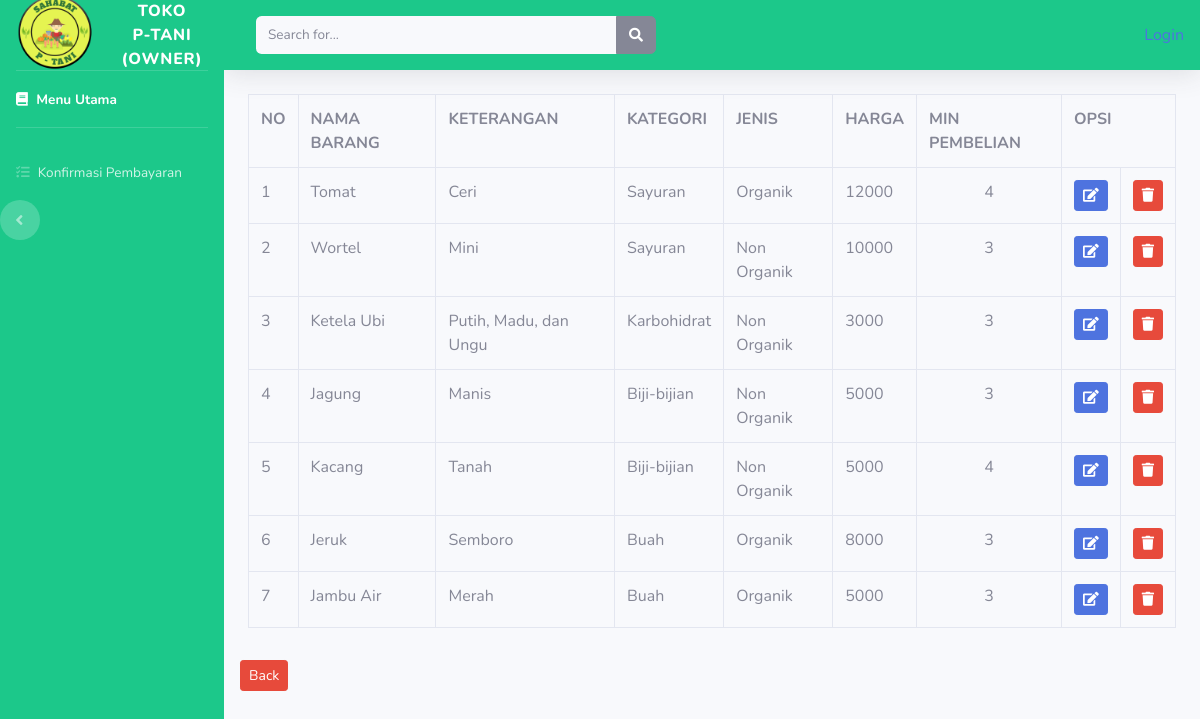
Page /index.php/admin/data_barang on the committed database.
### tables this page shows
CREATE TABLE `tb_barang` (
  `id_brg` int(11) NOT NULL,
  `nama_penjual` varchar(60) NOT NULL,
  `alamat` varchar(200) NOT NULL,
  `telp` varchar(25) NOT NULL,
  `nama_brg` varchar(120) NOT NULL,
  `keterangan` varchar(600) NOT NULL,
  `kategori` varchar(60) NOT NULL,
  `jenis` varchar(60) NOT NULL,
  `harga` int(11) NOT NULL,
  `stok` int(4) NOT NULL,
  `min_pembelian` varchar(40) NOT NULL,
  `no_rek` varchar(100) NOT NULL,
  `waktu_panen` date NOT NULL,
  `gambar` text NOT NULL
);

### application/controllers/admin/Data_barang.php (called while the page is built, shortened)
<?php
class Data_barang extends CI_Controller{
	public function index(){
		$data['barang']= $this->model_barang->tampil_data()->result();
		$this->load->view('templates_admin/header');
		$this->load->view('templates_admin/sidebar');
		$this->load->view('admin/data_barang',$data);
		$this->load->view('templates_admin/footer');
	}
}
?>

### index.php (called while the page is built, shortened)
<?php
require_once BASEPATH.'core/CodeIgniter.php';

### application/models/model_barang.php (called while the page is built, shortened)
<?php
class Model_barang extends CI_Model{
	public function tampil_data(){
		return $this->db->get('tb_barang');
	}
}
?>

### application/views/admin/data_barang.php (the view)
<div class="container-fluid">
	<table class="table table-bordered">
		<tr>
			<th>NO</th>
			<th>NAMA BARANG</th>
			<th>KETERANGAN</th>
			<th>KATEGORI</th>
      	<th>JENIS</th>
			<th>HARGA</th>
			<th>MIN PEMBELIAN</th>
			<th colspan="3">OPSI</th>
		</tr>
		<?php
			$no=1;
          foreach($barang as $brg): ?>
          	<tr>
          		<td><?php echo $no++ ?></td>
          		<td><?php echo $brg->nama_brg ?></td>
          		<td><?php echo $brg->keterangan?></td>
          		<td><?php echo $brg->kategori ?></td>
              <td><?php echo $brg->jenis ?></td>
          		<td><?php echo $brg->harga ?></td>
          		<td><center><?php echo $brg->min_pembelian ?></center></td>
          		<td><?php echo anchor('admin/data_barang/edit/'. $brg->id_brg, '<div class="btn btn-primary btn-sm"><i class="fas fa-edit"></i></div>') ?></td>
          		<td><?php echo anchor('admin/data_barang/hapus/'. $brg->id_brg,'<div class="btn btn-danger btn-sm"><i class="fas fa-trash"></i></div>')?> </td>
          	</tr>
          	<?php endforeach;?>
	</table>
</div>
<?php echo anchor('admin/dashboard_admin/', '<div class="btn btn-sm btn-danger ml-3 mt-3">Back</div>') ?>
</div>

### rows in the picture
tb_barang: nama_brg "Tomat", keterangan "Ceri", kategori "Sayuran", jenis "Organik", harga "12000", min_pembelian "4"
tb_barang: nama_brg "Wortel", keterangan "Mini", kategori "Sayuran", jenis "Non Organik", harga "10000", min_pembelian "3"
tb_barang: nama_brg "Ketela Ubi", keterangan "Putih, Madu, dan Ungu", kategori "Karbohidrat", jenis "Non Organik", harga "3000", min_pembelian "3"
tb_barang: nama_brg "Jagung", keterangan "Manis", kategori "Biji-bijian", jenis "Non Organik", harga "5000", min_pembelian "3"
tb_barang: nama_brg "Kacang", keterangan "Tanah", kategori "Biji-bijian", jenis "Non Organik", harga "5000", min_pembelian "4"
tb_barang: nama_brg "Jeruk", keterangan "Semboro", kategori "Buah", jenis "Organik", harga "8000", min_pembelian "3"
tb_barang: nama_brg "Jambu Air", keterangan "Merah", kategori "Buah", jenis "Organik", harga "5000", min_pembelian "3"

### other values in the picture
anchor('authh/login', 'Login') "Login"
